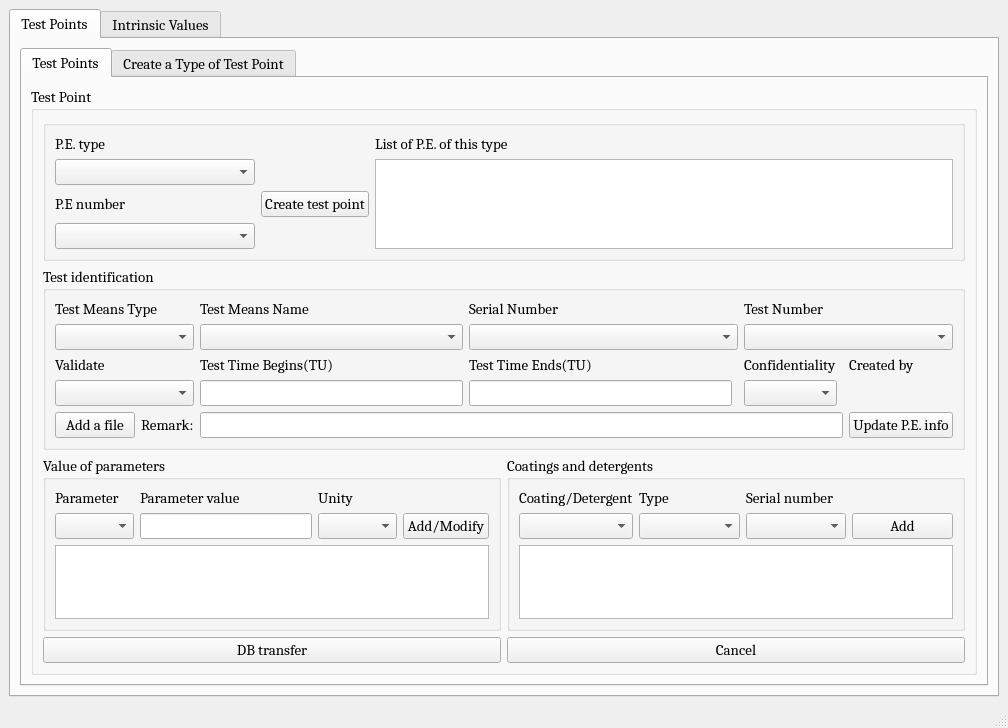
<?xml version="1.0" encoding="UTF-8"?>
<ui version="4.0">
 <class>MainWindow</class>
 <widget class="QMainWindow" name="MainWindow">
  <property name="geometry">
   <rect>
    <x>0</x>
    <y>0</y>
    <width>1008</width>
    <height>708</height>
   </rect>
  </property>
  <property name="windowTitle">
   <string>Exploitation of tests</string>
  </property>
  <widget class="QWidget" name="centralwidget">
   <layout class="QGridLayout" name="gridLayout">
    <item row="0" column="0">
     <widget class="QTabWidget" name="tabWidget">
      <property name="font">
       <font>
        <family>Cambria</family>
        <pointsize>11</pointsize>
       </font>
      </property>
      <property name="currentIndex">
       <number>0</number>
      </property>
      <widget class="QWidget" name="tab_3">
       <attribute name="title">
        <string>Test Points</string>
       </attribute>
       <layout class="QVBoxLayout" name="verticalLayout">
        <item>
         <widget class="QTabWidget" name="tabWidget_2">
          <property name="font">
           <font>
            <family>Cambria</family>
            <pointsize>11</pointsize>
           </font>
          </property>
          <property name="currentIndex">
           <number>0</number>
          </property>
          <widget class="QWidget" name="tab">
           <attribute name="title">
            <string>Test Points</string>
           </attribute>
           <layout class="QVBoxLayout" name="verticalLayout_4">
            <item>
             <widget class="QGroupBox" name="groupBox">
              <property name="font">
               <font>
                <family>Cambria</family>
                <pointsize>11</pointsize>
               </font>
              </property>
              <property name="title">
               <string>Test Point</string>
              </property>
              <layout class="QVBoxLayout" name="verticalLayout_7">
               <item>
                <layout class="QVBoxLayout" name="verticalLayout_6">
                 <item>
                  <widget class="QGroupBox" name="groupBox_8">
                   <property name="font">
                    <font>
                     <family>Cambria</family>
                     <pointsize>11</pointsize>
                    </font>
                   </property>
                   <property name="title">
                    <string/>
                   </property>
                   <layout class="QGridLayout" name="gridLayout_11">
                    <item row="2" column="3" rowspan="3">
                     <widget class="QTableWidget" name="tableWidget">
                      <property name="maximumSize">
                       <size>
                        <width>16777215</width>
                        <height>200</height>
                       </size>
                      </property>
                      <property name="font">
                       <font>
                        <family>Cambria</family>
                        <pointsize>11</pointsize>
                       </font>
                      </property>
                     </widget>
                    </item>
                    <item row="1" column="3">
                     <widget class="QLabel" name="label_2">
                      <property name="maximumSize">
                       <size>
                        <width>16777215</width>
                        <height>50</height>
                       </size>
                      </property>
                      <property name="font">
                       <font>
                        <family>Cambria</family>
                        <pointsize>11</pointsize>
                       </font>
                      </property>
                      <property name="text">
                       <string>List of P.E. of this type</string>
                      </property>
                     </widget>
                    </item>
                    <item row="1" column="0">
                     <widget class="QLabel" name="label">
                      <property name="maximumSize">
                       <size>
                        <width>16777215</width>
                        <height>50</height>
                       </size>
                      </property>
                      <property name="font">
                       <font>
                        <family>Cambria</family>
                        <pointsize>11</pointsize>
                       </font>
                      </property>
                      <property name="text">
                       <string>P.E. type</string>
                      </property>
                     </widget>
                    </item>
                    <item row="2" column="0">
                     <widget class="QComboBox" name="comboBox_2">
                      <property name="minimumSize">
                       <size>
                        <width>200</width>
                        <height>0</height>
                       </size>
                      </property>
                      <property name="maximumSize">
                       <size>
                        <width>16777215</width>
                        <height>16777215</height>
                       </size>
                      </property>
                      <property name="font">
                       <font>
                        <family>Cambria</family>
                        <pointsize>11</pointsize>
                       </font>
                      </property>
                     </widget>
                    </item>
                    <item row="3" column="0">
                     <widget class="QLabel" name="label_13">
                      <property name="font">
                       <font>
                        <family>Cambria</family>
                        <pointsize>11</pointsize>
                       </font>
                      </property>
                      <property name="text">
                       <string>P.E number</string>
                      </property>
                     </widget>
                    </item>
                    <item row="4" column="0">
                     <widget class="QComboBox" name="comboBox_12">
                      <property name="font">
                       <font>
                        <family>Cambria</family>
                        <pointsize>11</pointsize>
                       </font>
                      </property>
                     </widget>
                    </item>
                    <item row="3" column="1">
                     <widget class="QPushButton" name="pushButton_16">
                      <property name="text">
                       <string>Create test point</string>
                      </property>
                     </widget>
                    </item>
                   </layout>
                  </widget>
                 </item>
                 <item>
                  <widget class="QGroupBox" name="groupBox_2">
                   <property name="font">
                    <font>
                     <family>Cambria</family>
                     <pointsize>11</pointsize>
                    </font>
                   </property>
                   <property name="title">
                    <string>Test identification</string>
                   </property>
                   <layout class="QGridLayout" name="gridLayout_3">
                    <item row="0" column="0">
                     <widget class="QLabel" name="label_11">
                      <property name="font">
                       <font>
                        <family>Cambria</family>
                        <pointsize>11</pointsize>
                       </font>
                      </property>
                      <property name="text">
                       <string>Test Means Type</string>
                      </property>
                     </widget>
                    </item>
                    <item row="0" column="1">
                     <widget class="QLabel" name="label_10">
                      <property name="font">
                       <font>
                        <family>Cambria</family>
                        <pointsize>11</pointsize>
                       </font>
                      </property>
                      <property name="text">
                       <string>Test Means Name</string>
                      </property>
                     </widget>
                    </item>
                    <item row="0" column="2" colspan="2">
                     <widget class="QLabel" name="label_9">
                      <property name="font">
                       <font>
                        <family>Cambria</family>
                        <pointsize>11</pointsize>
                       </font>
                      </property>
                      <property name="text">
                       <string>Serial Number</string>
                      </property>
                     </widget>
                    </item>
                    <item row="1" column="0">
                     <widget class="QComboBox" name="comboBox_5">
                      <property name="font">
                       <font>
                        <family>Cambria</family>
                        <pointsize>11</pointsize>
                       </font>
                      </property>
                     </widget>
                    </item>
                    <item row="1" column="1">
                     <widget class="QComboBox" name="comboBox_6">
                      <property name="font">
                       <font>
                        <family>Cambria</family>
                        <pointsize>11</pointsize>
                       </font>
                      </property>
                     </widget>
                    </item>
                    <item row="1" column="2" colspan="2">
                     <widget class="QComboBox" name="comboBox_7">
                      <property name="font">
                       <font>
                        <family>Cambria</family>
                        <pointsize>11</pointsize>
                       </font>
                      </property>
                     </widget>
                    </item>
                    <item row="2" column="0">
                     <widget class="QLabel" name="label_12">
                      <property name="font">
                       <font>
                        <family>Cambria</family>
                        <pointsize>11</pointsize>
                       </font>
                      </property>
                      <property name="text">
                       <string>Validate</string>
                      </property>
                     </widget>
                    </item>
                    <item row="3" column="0">
                     <widget class="QComboBox" name="comboBox_11">
                      <property name="font">
                       <font>
                        <family>Cambria</family>
                        <pointsize>11</pointsize>
                       </font>
                      </property>
                     </widget>
                    </item>
                    <item row="4" column="0">
                     <layout class="QHBoxLayout" name="horizontalLayout_3">
                      <item>
                       <widget class="QPushButton" name="pushButton_4">
                        <property name="font">
                         <font>
                          <family>Cambria</family>
                          <pointsize>11</pointsize>
                         </font>
                        </property>
                        <property name="text">
                         <string>Add a file</string>
                        </property>
                       </widget>
                      </item>
                      <item>
                       <widget class="QLabel" name="label_18">
                        <property name="font">
                         <font>
                          <family>Cambria</family>
                          <pointsize>11</pointsize>
                         </font>
                        </property>
                        <property name="text">
                         <string>Remark:</string>
                        </property>
                       </widget>
                      </item>
                     </layout>
                    </item>
                    <item row="4" column="1" colspan="5">
                     <widget class="QLineEdit" name="lineEdit_3">
                      <property name="font">
                       <font>
                        <family>Cambria</family>
                        <pointsize>11</pointsize>
                       </font>
                      </property>
                     </widget>
                    </item>
                    <item row="3" column="1">
                     <widget class="QLineEdit" name="lineEdit">
                      <property name="maximumSize">
                       <size>
                        <width>400</width>
                        <height>16777215</height>
                       </size>
                      </property>
                      <property name="font">
                       <font>
                        <family>Cambria</family>
                        <pointsize>11</pointsize>
                       </font>
                      </property>
                     </widget>
                    </item>
                    <item row="2" column="1">
                     <widget class="QLabel" name="label_14">
                      <property name="font">
                       <font>
                        <family>Cambria</family>
                        <pointsize>11</pointsize>
                       </font>
                      </property>
                      <property name="text">
                       <string>Test Time Begins(TU)</string>
                      </property>
                     </widget>
                    </item>
                    <item row="2" column="2">
                     <widget class="QLabel" name="label_15">
                      <property name="font">
                       <font>
                        <family>Cambria</family>
                        <pointsize>11</pointsize>
                       </font>
                      </property>
                      <property name="text">
                       <string>Test Time Ends(TU)</string>
                      </property>
                     </widget>
                    </item>
                    <item row="3" column="2">
                     <widget class="QLineEdit" name="lineEdit_2">
                      <property name="maximumSize">
                       <size>
                        <width>400</width>
                        <height>16777215</height>
                       </size>
                      </property>
                      <property name="font">
                       <font>
                        <family>Cambria</family>
                        <pointsize>11</pointsize>
                       </font>
                      </property>
                     </widget>
                    </item>
                    <item row="2" column="4">
                     <widget class="QLabel" name="label_16">
                      <property name="font">
                       <font>
                        <family>Cambria</family>
                        <pointsize>11</pointsize>
                       </font>
                      </property>
                      <property name="text">
                       <string>Confidentiality</string>
                      </property>
                     </widget>
                    </item>
                    <item row="3" column="4">
                     <widget class="QComboBox" name="comboBox_14">
                      <property name="font">
                       <font>
                        <family>Cambria</family>
                        <pointsize>11</pointsize>
                       </font>
                      </property>
                     </widget>
                    </item>
                    <item row="4" column="6">
                     <widget class="QPushButton" name="pushButton_17">
                      <property name="text">
                       <string>Update P.E. info</string>
                      </property>
                     </widget>
                    </item>
                    <item row="3" column="6">
                     <widget class="QLabel" name="label_50">
                      <property name="text">
                       <string/>
                      </property>
                     </widget>
                    </item>
                    <item row="2" column="6">
                     <widget class="QLabel" name="label_17">
                      <property name="font">
                       <font>
                        <family>Cambria</family>
                        <pointsize>11</pointsize>
                       </font>
                      </property>
                      <property name="text">
                       <string>Created by</string>
                      </property>
                     </widget>
                    </item>
                    <item row="1" column="4" colspan="3">
                     <widget class="QComboBox" name="comboBox_9">
                      <property name="font">
                       <font>
                        <family>Cambria</family>
                        <pointsize>11</pointsize>
                       </font>
                      </property>
                     </widget>
                    </item>
                    <item row="0" column="4" colspan="2">
                     <widget class="QLabel" name="label_7">
                      <property name="font">
                       <font>
                        <family>Cambria</family>
                        <pointsize>11</pointsize>
                       </font>
                      </property>
                      <property name="text">
                       <string>Test Number</string>
                      </property>
                     </widget>
                    </item>
                   </layout>
                  </widget>
                 </item>
                 <item>
                  <layout class="QHBoxLayout" name="horizontalLayout_4">
                   <item>
                    <widget class="QGroupBox" name="groupBox_3">
                     <property name="font">
                      <font>
                       <family>Cambria</family>
                       <pointsize>11</pointsize>
                      </font>
                     </property>
                     <property name="title">
                      <string>Value of parameters</string>
                     </property>
                     <layout class="QVBoxLayout" name="verticalLayout_5">
                      <item>
                       <layout class="QGridLayout" name="gridLayout_2">
                        <item row="1" column="3">
                         <widget class="QPushButton" name="pushButton_3">
                          <property name="font">
                           <font>
                            <family>Cambria</family>
                            <pointsize>11</pointsize>
                           </font>
                          </property>
                          <property name="text">
                           <string>Add/Modify</string>
                          </property>
                         </widget>
                        </item>
                        <item row="0" column="0">
                         <widget class="QLabel" name="label_5">
                          <property name="font">
                           <font>
                            <family>Cambria</family>
                            <pointsize>11</pointsize>
                           </font>
                          </property>
                          <property name="text">
                           <string>Parameter</string>
                          </property>
                         </widget>
                        </item>
                        <item row="0" column="1">
                         <widget class="QLabel" name="label_4">
                          <property name="font">
                           <font>
                            <family>Cambria</family>
                            <pointsize>11</pointsize>
                           </font>
                          </property>
                          <property name="text">
                           <string>Parameter value</string>
                          </property>
                         </widget>
                        </item>
                        <item row="0" column="2">
                         <widget class="QLabel" name="label_3">
                          <property name="font">
                           <font>
                            <family>Cambria</family>
                            <pointsize>11</pointsize>
                           </font>
                          </property>
                          <property name="text">
                           <string>Unity</string>
                          </property>
                         </widget>
                        </item>
                        <item row="1" column="0">
                         <widget class="QComboBox" name="comboBox">
                          <property name="font">
                           <font>
                            <family>Cambria</family>
                            <pointsize>11</pointsize>
                           </font>
                          </property>
                         </widget>
                        </item>
                        <item row="2" column="0" colspan="4">
                         <widget class="QTableWidget" name="tableWidget_2">
                          <property name="font">
                           <font>
                            <family>Cambria</family>
                            <pointsize>11</pointsize>
                           </font>
                          </property>
                         </widget>
                        </item>
                        <item row="1" column="1">
                         <widget class="QLineEdit" name="lineEdit_5"/>
                        </item>
                        <item row="1" column="2">
                         <widget class="QComboBox" name="comboBox_3"/>
                        </item>
                       </layout>
                      </item>
                     </layout>
                    </widget>
                   </item>
                   <item>
                    <widget class="QGroupBox" name="groupBox_9">
                     <property name="title">
                      <string>Coatings and detergents</string>
                     </property>
                     <layout class="QVBoxLayout" name="verticalLayout_8">
                      <item>
                       <layout class="QGridLayout" name="gridLayout_13">
                        <item row="0" column="0">
                         <widget class="QLabel" name="label_32">
                          <property name="text">
                           <string>Coating/Detergent</string>
                          </property>
                         </widget>
                        </item>
                        <item row="1" column="1">
                         <widget class="QComboBox" name="comboBox_19"/>
                        </item>
                        <item row="1" column="2">
                         <widget class="QComboBox" name="comboBox_22"/>
                        </item>
                        <item row="0" column="1">
                         <widget class="QLabel" name="label_36">
                          <property name="text">
                           <string>Type</string>
                          </property>
                         </widget>
                        </item>
                        <item row="1" column="0">
                         <widget class="QComboBox" name="comboBox_17"/>
                        </item>
                        <item row="0" column="2">
                         <widget class="QLabel" name="label_47">
                          <property name="text">
                           <string>Serial number</string>
                          </property>
                         </widget>
                        </item>
                        <item row="1" column="3">
                         <widget class="QPushButton" name="pushButton_8">
                          <property name="text">
                           <string>Add</string>
                          </property>
                         </widget>
                        </item>
                       </layout>
                      </item>
                      <item>
                       <widget class="QTableWidget" name="tableWidget_7"/>
                      </item>
                     </layout>
                    </widget>
                   </item>
                  </layout>
                 </item>
                </layout>
               </item>
               <item>
                <layout class="QHBoxLayout" name="horizontalLayout">
                 <item>
                  <widget class="QPushButton" name="pushButton">
                   <property name="font">
                    <font>
                     <family>Cambria</family>
                     <pointsize>11</pointsize>
                    </font>
                   </property>
                   <property name="text">
                    <string>DB transfer</string>
                   </property>
                  </widget>
                 </item>
                 <item>
                  <widget class="QPushButton" name="pushButton_2">
                   <property name="minimumSize">
                    <size>
                     <width>0</width>
                     <height>0</height>
                    </size>
                   </property>
                   <property name="font">
                    <font>
                     <family>Cambria</family>
                     <pointsize>11</pointsize>
                    </font>
                   </property>
                   <property name="text">
                    <string>Cancel</string>
                   </property>
                  </widget>
                 </item>
                </layout>
               </item>
              </layout>
             </widget>
            </item>
           </layout>
          </widget>
          <widget class="QWidget" name="tab_2">
           <attribute name="title">
            <string>Create a Type of Test Point</string>
           </attribute>
           <layout class="QVBoxLayout" name="verticalLayout_3">
            <item>
             <layout class="QGridLayout" name="gridLayout_4">
              <item row="5" column="0" colspan="3">
               <widget class="QTableWidget" name="tableWidget_3">
                <property name="maximumSize">
                 <size>
                  <width>16777215</width>
                  <height>600</height>
                 </size>
                </property>
               </widget>
              </item>
              <item row="0" column="0">
               <widget class="QLabel" name="label_19">
                <property name="text">
                 <string>Name of Test Point Type</string>
                </property>
               </widget>
              </item>
              <item row="1" column="0">
               <widget class="QComboBox" name="comboBox_18"/>
              </item>
              <item row="2" column="1">
               <widget class="QLabel" name="label_23">
                <property name="text">
                 <string>Unity</string>
                </property>
               </widget>
              </item>
              <item row="3" column="1">
               <widget class="QComboBox" name="comboBox_16"/>
              </item>
              <item row="0" column="1">
               <widget class="QLabel" name="label_21">
                <property name="text">
                 <string>State</string>
                </property>
               </widget>
              </item>
              <item row="3" column="2">
               <widget class="QPushButton" name="pushButton_7">
                <property name="text">
                 <string>Create</string>
                </property>
               </widget>
              </item>
              <item row="6" column="0" colspan="3">
               <layout class="QHBoxLayout" name="horizontalLayout_2">
                <item>
                 <widget class="QPushButton" name="pushButton_5">
                  <property name="text">
                   <string>Cancel</string>
                  </property>
                 </widget>
                </item>
                <item>
                 <widget class="QPushButton" name="pushButton_6">
                  <property name="text">
                   <string>DB transfer</string>
                  </property>
                 </widget>
                </item>
               </layout>
              </item>
              <item row="1" column="1">
               <widget class="QLabel" name="label_20">
                <property name="text">
                 <string/>
                </property>
               </widget>
              </item>
              <item row="4" column="0">
               <widget class="QLabel" name="label_48">
                <property name="text">
                 <string>List of (Parameter Name,Unity) for this Type of Test Point
                                                </string>
                </property>
               </widget>
              </item>
              <item row="3" column="0">
               <widget class="QComboBox" name="comboBox_15"/>
              </item>
              <item row="1" column="2">
               <widget class="QLabel" name="label_31">
                <property name="text">
                 <string/>
                </property>
               </widget>
              </item>
              <item row="0" column="2">
               <widget class="QLabel" name="label_25">
                <property name="text">
                 <string>Created/Validated by</string>
                </property>
               </widget>
              </item>
              <item row="2" column="0">
               <widget class="QLabel" name="label_24">
                <property name="text">
                 <string>Parameter Name</string>
                </property>
               </widget>
              </item>
             </layout>
            </item>
           </layout>
          </widget>
         </widget>
        </item>
       </layout>
      </widget>
      <widget class="QWidget" name="tab_4">
       <attribute name="title">
        <string>Intrinsic Values</string>
       </attribute>
       <widget class="QTabWidget" name="tabWidget_3">
        <property name="geometry">
         <rect>
          <x>0</x>
          <y>10</y>
          <width>1991</width>
          <height>941</height>
         </rect>
        </property>
        <property name="currentIndex">
         <number>0</number>
        </property>
        <widget class="QWidget" name="tab_5">
         <attribute name="title">
          <string>Test Points</string>
         </attribute>
         <widget class="QGroupBox" name="groupBox_4">
          <property name="geometry">
           <rect>
            <x>10</x>
            <y>10</y>
            <width>1971</width>
            <height>901</height>
           </rect>
          </property>
          <property name="title">
           <string>Intrinsic Value</string>
          </property>
          <widget class="QWidget" name="gridLayoutWidget_5">
           <property name="geometry">
            <rect>
             <x>10</x>
             <y>20</y>
             <width>1951</width>
             <height>851</height>
            </rect>
           </property>
           <layout class="QGridLayout" name="gridLayout_5">
            <item row="2" column="0" colspan="2">
             <widget class="QGroupBox" name="groupBox_5">
              <property name="maximumSize">
               <size>
                <width>16777215</width>
                <height>150</height>
               </size>
              </property>
              <property name="title">
               <string>Coating identification</string>
              </property>
              <widget class="QWidget" name="gridLayoutWidget_6">
               <property name="geometry">
                <rect>
                 <x>10</x>
                 <y>20</y>
                 <width>1321</width>
                 <height>81</height>
                </rect>
               </property>
               <layout class="QGridLayout" name="gridLayout_6">
                <item row="0" column="2">
                 <widget class="QLabel" name="label_27">
                  <property name="text">
                   <string>Serial Number</string>
                  </property>
                 </widget>
                </item>
                <item row="1" column="2">
                 <widget class="QComboBox" name="comboBox_23"/>
                </item>
                <item row="1" column="0">
                 <widget class="QComboBox" name="comboBox_27"/>
                </item>
                <item row="0" column="0">
                 <widget class="QLabel" name="label_34">
                  <property name="text">
                   <string>Coating Name</string>
                  </property>
                 </widget>
                </item>
                <item row="0" column="1">
                 <widget class="QLabel" name="label_35">
                  <property name="text">
                   <string>Coaitng Variant</string>
                  </property>
                 </widget>
                </item>
                <item row="1" column="1">
                 <widget class="QComboBox" name="comboBox_28"/>
                </item>
               </layout>
              </widget>
             </widget>
            </item>
            <item row="4" column="0" colspan="3">
             <widget class="QGroupBox" name="groupBox_6">
              <property name="title">
               <string>Value of parameters</string>
              </property>
              <widget class="QWidget" name="gridLayoutWidget_7">
               <property name="geometry">
                <rect>
                 <x>9</x>
                 <y>19</y>
                 <width>1931</width>
                 <height>129</height>
                </rect>
               </property>
               <layout class="QGridLayout" name="gridLayout_7">
                <item row="1" column="2">
                 <widget class="QComboBox" name="comboBox_31"/>
                </item>
                <item row="0" column="1">
                 <widget class="QLabel" name="label_37">
                  <property name="text">
                   <string>Parameter value</string>
                  </property>
                 </widget>
                </item>
                <item row="0" column="0">
                 <widget class="QLabel" name="label_38">
                  <property name="text">
                   <string>Parameter</string>
                  </property>
                 </widget>
                </item>
                <item row="2" column="0" colspan="3">
                 <widget class="QTableWidget" name="tableWidget_4"/>
                </item>
                <item row="1" column="0">
                 <widget class="QComboBox" name="comboBox_32"/>
                </item>
                <item row="1" column="1">
                 <widget class="QComboBox" name="comboBox_33"/>
                </item>
                <item row="0" column="2">
                 <widget class="QLabel" name="label_39">
                  <property name="text">
                   <string>Unity</string>
                  </property>
                 </widget>
                </item>
                <item row="1" column="3">
                 <widget class="QPushButton" name="pushButton_9">
                  <property name="text">
                   <string>Add/Modify</string>
                  </property>
                 </widget>
                </item>
               </layout>
              </widget>
             </widget>
            </item>
            <item row="5" column="1" colspan="2">
             <widget class="QPushButton" name="pushButton_11">
              <property name="text">
               <string>DB transfer</string>
              </property>
             </widget>
            </item>
            <item row="1" column="1" colspan="2">
             <widget class="QTableWidget" name="tableWidget_5">
              <property name="maximumSize">
               <size>
                <width>16777215</width>
                <height>200</height>
               </size>
              </property>
             </widget>
            </item>
            <item row="0" column="1">
             <widget class="QLabel" name="label_41">
              <property name="maximumSize">
               <size>
                <width>16777215</width>
                <height>50</height>
               </size>
              </property>
              <property name="text">
               <string>VI List</string>
              </property>
             </widget>
            </item>
            <item row="0" column="0">
             <widget class="QLabel" name="label_40">
              <property name="maximumSize">
               <size>
                <width>16777215</width>
                <height>50</height>
               </size>
              </property>
              <property name="text">
               <string>Name of Intrinsic Value Type</string>
              </property>
             </widget>
            </item>
            <item row="1" column="0">
             <widget class="QComboBox" name="comboBox_30"/>
            </item>
            <item row="2" column="2">
             <widget class="QGroupBox" name="groupBox_7">
              <property name="minimumSize">
               <size>
                <width>600</width>
                <height>0</height>
               </size>
              </property>
              <property name="maximumSize">
               <size>
                <width>16777215</width>
                <height>150</height>
               </size>
              </property>
              <property name="title">
               <string>Detergent Identification</string>
              </property>
              <widget class="QWidget" name="gridLayoutWidget_9">
               <property name="geometry">
                <rect>
                 <x>10</x>
                 <y>20</y>
                 <width>581</width>
                 <height>81</height>
                </rect>
               </property>
               <layout class="QGridLayout" name="gridLayout_9">
                <item row="0" column="1">
                 <widget class="QLabel" name="label_26">
                  <property name="text">
                   <string>Detergent Variant</string>
                  </property>
                 </widget>
                </item>
                <item row="0" column="0">
                 <widget class="QLabel" name="label_22">
                  <property name="text">
                   <string>Detergent Name</string>
                  </property>
                 </widget>
                </item>
                <item row="1" column="0">
                 <widget class="QComboBox" name="comboBox_20"/>
                </item>
                <item row="1" column="1">
                 <widget class="QComboBox" name="comboBox_21"/>
                </item>
               </layout>
              </widget>
             </widget>
            </item>
            <item row="5" column="0">
             <widget class="QPushButton" name="pushButton_10">
              <property name="minimumSize">
               <size>
                <width>1000</width>
                <height>0</height>
               </size>
              </property>
              <property name="text">
               <string>Cancel</string>
              </property>
             </widget>
            </item>
            <item row="3" column="0" colspan="3">
             <layout class="QGridLayout" name="gridLayout_10">
              <item row="0" column="0">
               <widget class="QLabel" name="label_33">
                <property name="maximumSize">
                 <size>
                  <width>16777215</width>
                  <height>50</height>
                 </size>
                </property>
                <property name="text">
                 <string>State</string>
                </property>
               </widget>
              </item>
              <item row="0" column="2">
               <widget class="QLabel" name="label_30">
                <property name="maximumSize">
                 <size>
                  <width>16777215</width>
                  <height>50</height>
                 </size>
                </property>
                <property name="text">
                 <string>Created by</string>
                </property>
               </widget>
              </item>
              <item row="0" column="1">
               <widget class="QLabel" name="label_28">
                <property name="maximumSize">
                 <size>
                  <width>16777215</width>
                  <height>50</height>
                 </size>
                </property>
                <property name="text">
                 <string>Confidentiality</string>
                </property>
               </widget>
              </item>
              <item row="1" column="2">
               <widget class="QLineEdit" name="lineEdit_6">
                <property name="maximumSize">
                 <size>
                  <width>400</width>
                  <height>16777215</height>
                 </size>
                </property>
               </widget>
              </item>
              <item row="1" column="0">
               <widget class="QComboBox" name="comboBox_39"/>
              </item>
              <item row="1" column="1">
               <widget class="QComboBox" name="comboBox_25"/>
              </item>
              <item row="2" column="0" colspan="3">
               <layout class="QGridLayout" name="gridLayout_12">
                <item row="0" column="2">
                 <widget class="QLineEdit" name="lineEdit_4"/>
                </item>
                <item row="0" column="1">
                 <layout class="QHBoxLayout" name="horizontalLayout_5">
                  <item>
                   <widget class="QPushButton" name="pushButton_15">
                    <property name="text">
                     <string>Add a file</string>
                    </property>
                   </widget>
                  </item>
                  <item>
                   <widget class="QLabel" name="label_29">
                    <property name="text">
                     <string>Remark:</string>
                    </property>
                   </widget>
                  </item>
                 </layout>
                </item>
               </layout>
              </item>
             </layout>
            </item>
           </layout>
          </widget>
         </widget>
        </widget>
        <widget class="QWidget" name="tab_6">
         <attribute name="title">
          <string>Create a Type of Intrinsic Value</string>
         </attribute>
         <widget class="QWidget" name="gridLayoutWidget_8">
          <property name="geometry">
           <rect>
            <x>10</x>
            <y>10</y>
            <width>1961</width>
            <height>851</height>
           </rect>
          </property>
          <layout class="QGridLayout" name="gridLayout_8">
           <item row="1" column="1">
            <widget class="QComboBox" name="comboBox_34"/>
           </item>
           <item row="3" column="2">
            <widget class="QPushButton" name="pushButton_13">
             <property name="text">
              <string>Create</string>
             </property>
            </widget>
           </item>
           <item row="5" column="0" colspan="3">
            <widget class="QTableWidget" name="tableWidget_6">
             <property name="maximumSize">
              <size>
               <width>16777215</width>
               <height>600</height>
              </size>
             </property>
            </widget>
           </item>
           <item row="0" column="0">
            <widget class="QLabel" name="label_43">
             <property name="text">
              <string>Name of Intrinsic Point Type</string>
             </property>
            </widget>
           </item>
           <item row="1" column="0">
            <widget class="QComboBox" name="comboBox_36"/>
           </item>
           <item row="0" column="1">
            <widget class="QLabel" name="label_42">
             <property name="text">
              <string>Created/Validated by</string>
             </property>
            </widget>
           </item>
           <item row="1" column="2">
            <widget class="QComboBox" name="comboBox_35"/>
           </item>
           <item row="0" column="2">
            <widget class="QLabel" name="label_44">
             <property name="text">
              <string>State</string>
             </property>
            </widget>
           </item>
           <item row="3" column="0">
            <widget class="QComboBox" name="comboBox_37"/>
           </item>
           <item row="2" column="1">
            <widget class="QLabel" name="label_45">
             <property name="text">
              <string>Unity</string>
             </property>
            </widget>
           </item>
           <item row="2" column="0">
            <widget class="QLabel" name="label_46">
             <property name="text">
              <string>Parameter Name</string>
             </property>
            </widget>
           </item>
           <item row="3" column="1">
            <widget class="QComboBox" name="comboBox_38"/>
           </item>
           <item row="4" column="0">
            <widget class="QLabel" name="label_49">
             <property name="text">
              <string>List of (Parameter Name,Unity) for this Type of Test Point
                                                </string>
             </property>
            </widget>
           </item>
           <item row="6" column="0" colspan="3">
            <layout class="QHBoxLayout" name="horizontalLayout_6">
             <item>
              <widget class="QPushButton" name="pushButton_12">
               <property name="text">
                <string>Cancel</string>
               </property>
              </widget>
             </item>
             <item>
              <widget class="QPushButton" name="pushButton_14">
               <property name="text">
                <string>DB transfer</string>
               </property>
              </widget>
             </item>
            </layout>
           </item>
          </layout>
         </widget>
        </widget>
       </widget>
      </widget>
     </widget>
    </item>
   </layout>
  </widget>
  <widget class="QStatusBar" name="statusbar"/>
 </widget>
 <resources/>
 <connections/>
</ui>
